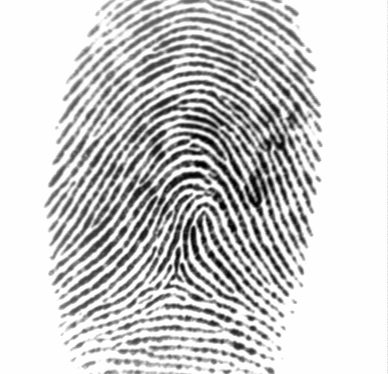
#> input picture proj12/Fingerprints/1_1.tif, 388 x 374 px, given as the content of the folder ./fingerprints/1_1.tif/slices/foreground, which was not available
$ python main.py   (Python 2 division)   (older library calls are emulated)
#> lines starting #> are read from the running program, lines starting #| are printed output that depends on the picture; pictures that were not available may be replaced by others from this repository, and a replacement may not be noted
#> in descriptor, src is the input picture: shape (374, 388, 3); min 1, max 254, mean 204.1
import cv2
import math
import os
import numpy as np
from sklearn.svm import SVC

def coh(window):
    sobel_x = cv2.Sobel(window, -1, 1, 0)
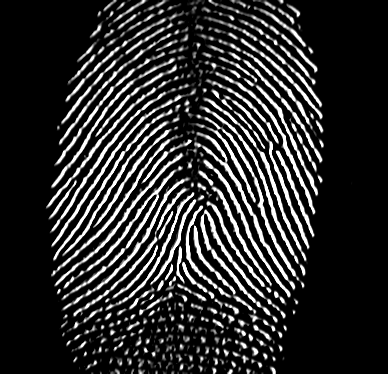
#> sobel_x: shape (374, 388); min 0, max 255, mean 44.6
    sobel_y = cv2.Sobel(window, -1, 0, 1)
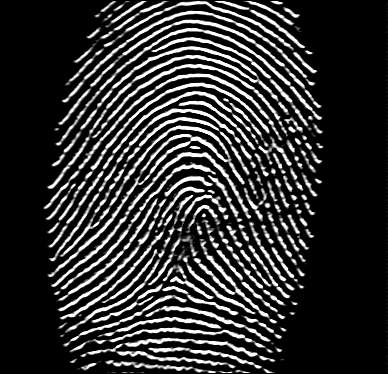
#> sobel_y: shape (374, 388); min 0, max 255, mean 48.2
    Gxx, Gyy, Gxy = 0, 0, 0
    for i in range(sobel_x.shape[0]):
        for j in range(sobel_x.shape[1]):
            Gxx = Gxx + sobel_x[i][j] * sobel_x[i][j]
            Gyy = Gyy + sobel_y[i][j] * sobel_y[i][j]
            Gxy = Gxy + sobel_x[i][j] * sobel_y[i][j]
#> after the loop, Gxx = 3318554; Gxy = 2346422; Gyy = 3229857
    if Gxx + Gyy != 0:
        return math.sqrt((Gxx - Gyy) ** 2 + 4 * (Gxy ** 2)) / (Gxx + Gyy)
    else:
        return 0

def descriptor(directory):
    result = []
    for fingerprint in os.listdir(directory):
        src = cv2.imread(directory + '/' + fingerprint)
        src = cv2.cvtColor(src, cv2.cv.CV_BGR2GRAY)
        result.append([np.mean(src), np.var(src), coh(src)])
    return result

for directory in os.listdir("./fingerprints"):
    print directory
    background_data = descriptor("./fingerprints/" + directory + "/slices/foreground")
#> background_data = [[204.1, 4609.8, 0.717]]
    foreground_data = descriptor("./fingerprints/" + directory + "/slices/background")
#> (the run stopped early here; a loop or call above may not have finished)

$ run again, on proj12/Fingerprints/1_2_rgnl.jpg
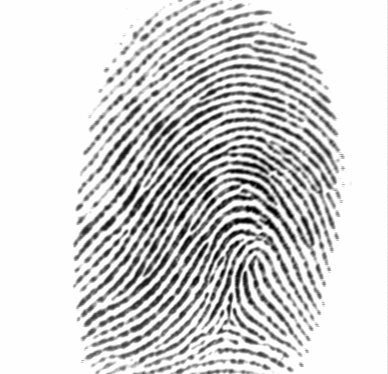
#> input picture proj12/Fingerprints/1_2_rgnl.jpg, 388 x 374 px, given as the content of the folder ./fingerprints/1_1.tif/slices/foreground, which was not available
#> in descriptor, src is the input picture: shape (374, 388, 3); min 0, max 255, mean 210.3
#> src: shape (374, 388)
#> in coh, `sobel_x = cv2.Sobel(window, -1, 1, 0)`:
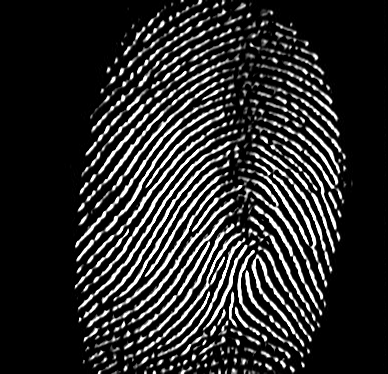
#> sobel_x: shape (374, 388); min 0, max 255, mean 42.1
#> in coh, `sobel_y = cv2.Sobel(window, -1, 0, 1)`:
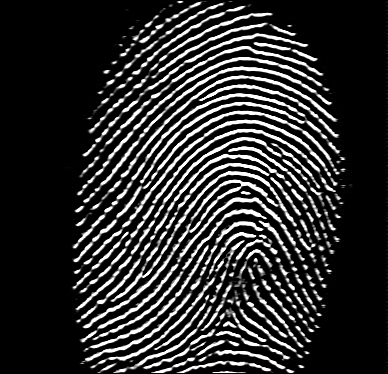
#> sobel_y: shape (374, 388); min 0, max 255, mean 46
#> after the loop in coh, `for i in range(sobel_x.shape[0]):`: Gxx = 3159288; Gxy = 2489499; Gyy = 2934342
#> background_data = [[210.3, 4385.7, 0.818]]

$ run again, on proj12/Fingerprints/1_3_mean.jpg
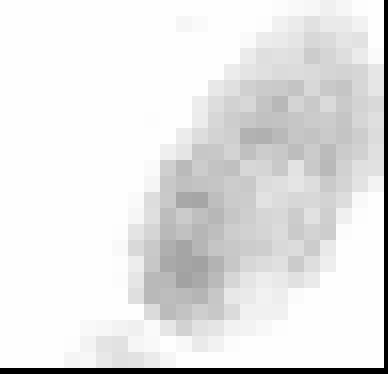
#> input picture proj12/Fingerprints/1_3_mean.jpg, 388 x 374 px, given as the content of the folder ./fingerprints/1_1.tif/slices/foreground, which was not available
#> in descriptor, src is the input picture: shape (374, 388, 3); min 0, max 254, mean 229.4
#> src: shape (374, 388)
#> in coh, `sobel_x = cv2.Sobel(window, -1, 1, 0)`:
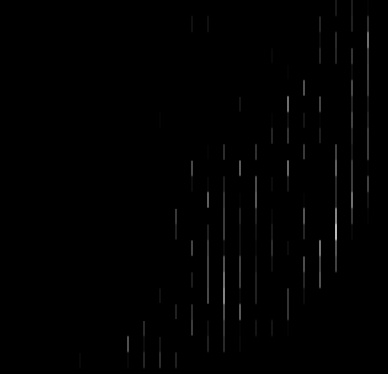
#> sobel_x: shape (374, 388); min 0, max 188, mean 1.4
#> in coh, `sobel_y = cv2.Sobel(window, -1, 0, 1)`:
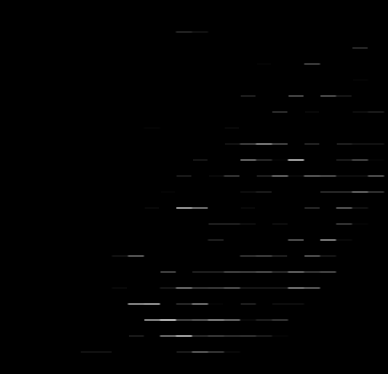
#> sobel_y: shape (374, 388); min 0, max 172, mean 1.3
#> after the loop in coh, `for i in range(sobel_x.shape[0]):`: Gxx = 253168; Gxy = 38871; Gyy = 231816
#> background_data = [[229.4, 1983.8, 0.166]]
